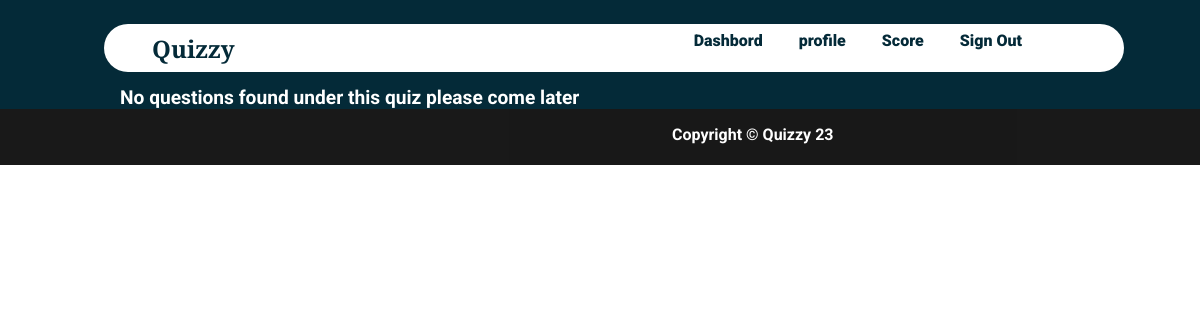
The app's page /takeq.php?qid=8 (signed in), older data.
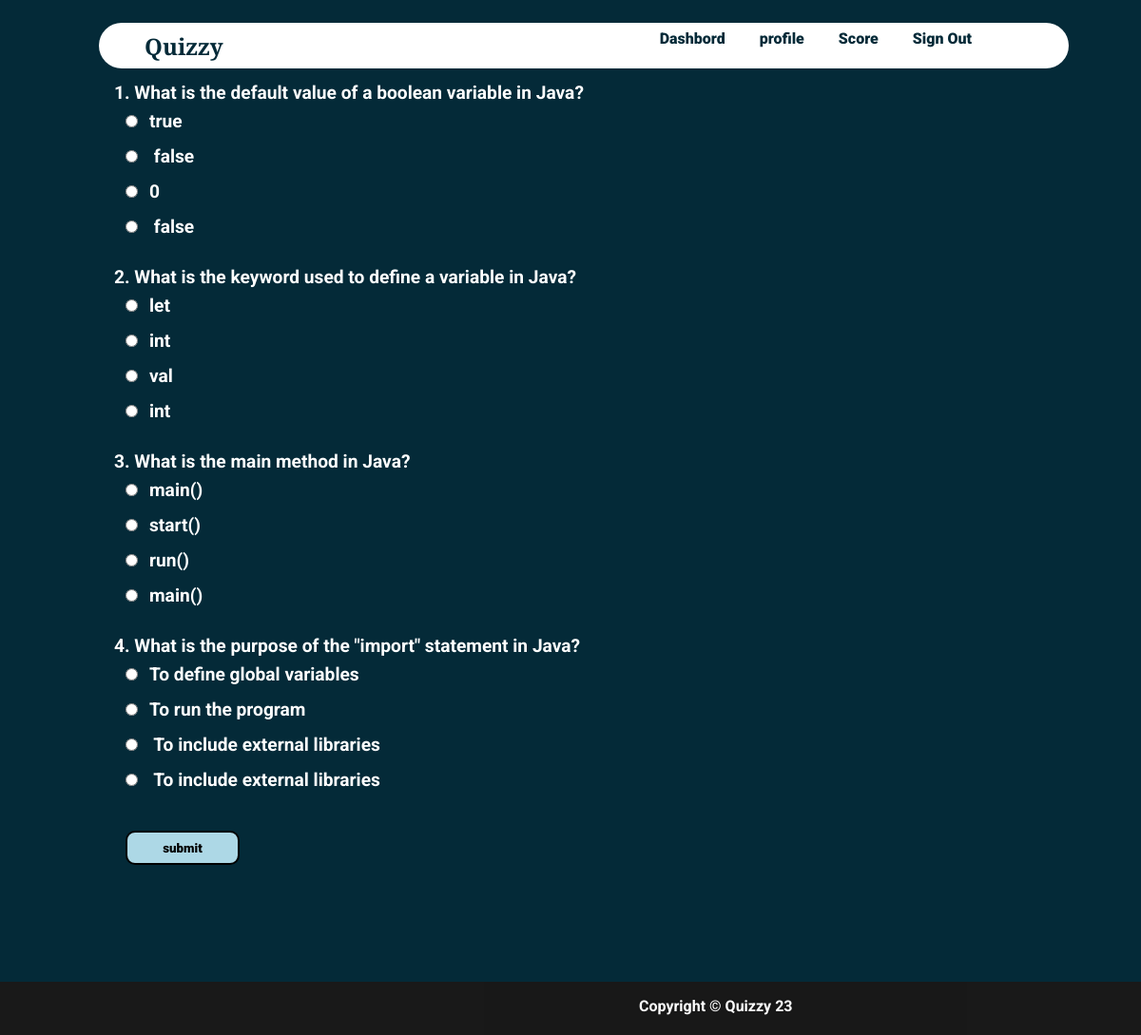
The same page, newer data.
### tables this page shows
CREATE TABLE IF NOT EXISTS `questions` (
  `qs` varchar(200) NOT NULL,
  `op1` varchar(30) NOT NULL,
  `op2` varchar(30) NOT NULL,
  `op3` varchar(30) NOT NULL,
  `answer` varchar(30) NOT NULL,
  `quizid` int NOT NULL,
  UNIQUE KEY `qs` (`qs`),
  KEY `quizid` (`quizid`),
  KEY `quizid_2` (`quizid`),
  KEY `quizid_3` (`quizid`)
);

### takeq.php (the view, shortened to what this page needs)
<html>
<head>
</head>
<?php
require_once 'sql.php';
                $conn = mysqli_connect($servername, $username, $password, $dbname);if (!$conn) {
    echo "<script>alert(\"Database error retry after some time !\")</script>";
}
?>
<body style="margin: 0 !important;height:auto;font-weight: bolder !important;font-family: 'Roboto', sans-serif;color: #fff">
    <div style="background-color: #042A38;height: auto;">
    <div class="navbar" style="display: grid;width: 85%;height:3rem;color:#042A38;position:fixed;border-radius:10rem;margin-top:1.5rem;margin-left:6.5rem;font-weight:bolder;">
    <section style="margin-left: 3rem;height:3rem;display:grid;padding-top: 8px;padding-bottom: 3px; font-size: 1.5rem;font-family: 'Libre Baskerville', serif;">Quizzy</section>
    <ul style="display: inline-flex;padding: 0 !important;margin-top: 0;float: right;right: 10rem;top:0.8rem;position: fixed;width: 50vw;">
                <li onclick="dash()">Dashbord</li>
                <li onclick="prof()">profile</li>
                <li onclick="score()">Score</li>
                <li onclick="lo()">Sign Out</li>
            </ul>
        </div><br><br>
        <section style="margin-top: 4vw;width:80vw;margin-left:10vw;margin-right:10vw;font-size:1.2rem;">
        <?php
        if(isset($_GET["qid"])){
        $qid=$_GET["qid"];
            $sql ="select * from questions where quizid='{$qid}'";
            $res=mysqli_query($conn,$sql);
            if($res)
            {
                if(mysqli_num_rows($res)==0)
                {
                    echo "No questions found under this quiz please come later";
                }else{
                $i=1;
                $j=0;
                echo "<form method=\"POST\">";
                while ($row = mysqli_fetch_assoc($res)) {
                    echo $i.". ".$row["qs"]."<br>";
                    echo "<input type=\"radio\" value=\"".$j."\" name=\"ans".$i.$j."\">".$row["op1"]."<br>";
                    echo "<input type=\"radio\" value=\"".($j+1)."\" name=\"ans".$i.$j."\">".$row["op2"]."<br>";
                    echo "<input type=\"radio\" value=\"".($j+2)."\"name=\"ans".$i.$j."\">".$row["op3"]."<br>";
                    echo "<input type=\"radio\"value=\"".($j+3)."\" name=\"ans".$i.$j."\">".$row["answer"]."<br><br>";
                    $i++;
                }
                echo "<input id=\"btn\" type=\"submit\" name=\"submit\" value=\"submit\"><br><br><br>";
                echo "</form><br><br>";
            }
            }
            else
            {
                echo "error".mysqli_error($conn).".";
            }
     } ?>
        </section>
    </div>
    <footer class="footer" style= "background: black; opacity: 0.9;  font-size: 1rem; height: 3.5rem;display:flex;">
        <div class="footer_copyright" style=" text-align: center;position:absolute; margin-left:42rem; color:white;" >
             <p style="padding-top: 0.01rem;">Copyright &copy; Quizzy 23</p>
        </div>
    </footer>
</body>
</html>

Row changes from the older to the newer data that the page shows:
added questions: qs "What is the default value of a boolean variable in Java?", op1 "true", op2 "false", op3 "0", answer "false"
added questions: qs "What is the keyword used to define a variable in Java?", op1 "let", op2 "int", op3 "val", answer "int"
added questions: qs "What is the main method in Java?", op1 "main()", op2 "start()", op3 "run()", answer "main()"
added questions: qs "What is the purpose of the \"import\" statement in Java?", op1 "To define global variables", op2 "To run the program", op3 "To include external libraries", answer "To include external libraries"
Text that changed along with them:
form field submit: (not shown) → "submit"
text no longer shown: "No questions found under this quiz please come later"
